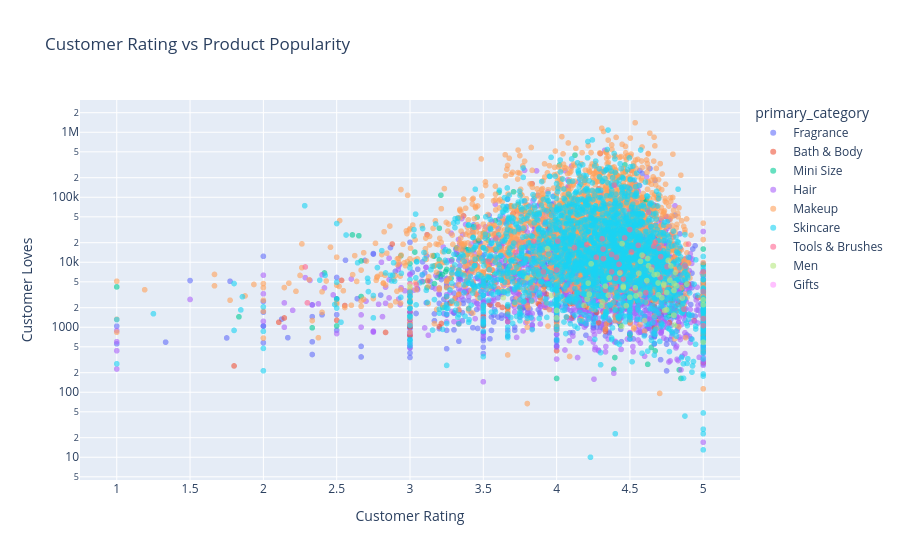

The notebook cell this image was saved under:
### Code cell
fig = px.scatter(
    data,
    x="rating",
    y="loves_count",
    color="primary_category",
    hover_data=["product_name", "brand_name"],
    log_y=True,
    title="Customer Rating vs Product Popularity",
    labels={
        "rating": "Customer Rating",
        "loves_count": "Customer Loves"
    },
    opacity=0.6
)

fig.show()

### Figure 1 — Plotly figure (JSON) as saved in the notebook; plotly's stock layout.template omitted (floating-point values rounded to 4 significant figures; data arrays with more than 128 entries replaced by an {"elided": "..."} marker saying what was removed)
{"data": [{"customdata": {"elided": "1339x2 str values"}, "hovertemplate": "primary_category=Fragrance<br>Customer Rating=%{x}<br>Customer Loves=%{y}<br>product_name=%{customdata[0]}<br>brand_name=%{customdata[1]}<extra></extra>", "legendgroup": "Fragrance", "marker": {"color": "#636efa", "opacity": 0.6, "symbol": "circle"}, "mode": "markers", "name": "Fragrance", "showlegend": true, "type": "scattergl", "x": {"elided": "1339 float values"}, "xaxis": "x", "y": {"elided": "1339 int values"}, "yaxis": "y"}, {"customdata": {"elided": "395x2 str values"}, "hovertemplate": "primary_category=Bath & Body<br>Customer Rating=%{x}<br>Customer Loves=%{y}<br>product_name=%{customdata[0]}<br>brand_name=%{customdata[1]}<extra></extra>", "legendgroup": "Bath & Body", "marker": {"color": "#EF553B", "opacity": 0.6, "symbol": "circle"}, "mode": "markers", "name": "Bath & Body", "showlegend": true, "type": "scattergl", "x": {"elided": "395 float values"}, "xaxis": "x", "y": {"elided": "395 int values"}, "yaxis": "y"}, {"customdata": {"elided": "274x2 str values"}, "hovertemplate": "primary_category=Mini Size<br>Customer Rating=%{x}<br>Customer Loves=%{y}<br>product_name=%{customdata[0]}<br>brand_name=%{customdata[1]}<extra></extra>", "legendgroup": "Mini Size", "marker": {"color": "#00cc96", "opacity": 0.6, "symbol": "circle"}, "mode": "markers", "name": "Mini Size", "showlegend": true, "type": "scattergl", "x": {"elided": "274 float values"}, "xaxis": "x", "y": {"elided": "274 int values"}, "yaxis": "y"}, {"customdata": {"elided": "1416x2 str values"}, "hovertemplate": "primary_category=Hair<br>Customer Rating=%{x}<br>Customer Loves=%{y}<br>product_name=%{customdata[0]}<br>brand_name=%{customdata[1]}<extra></extra>", "legendgroup": "Hair", "marker": {"color": "#ab63fa", "opacity": 0.6, "symbol": "circle"}, "mode": "markers", "name": "Hair", "showlegend": true, "type": "scattergl", "x": {"elided": "1416 float values"}, "xaxis": "x", "y": {"elided": "1416 int values"}, "yaxis": "y"}, {"customdata": {"elided": "2328x2 str values"}, "hovertemplate": "primary_category=Makeup<br>Customer Rating=%{x}<br>Customer Loves=%{y}<br>product_name=%{customdata[0]}<br>brand_name=%{customdata[1]}<extra></extra>", "legendgroup": "Makeup", "marker": {"color": "#FFA15A", "opacity": 0.6, "symbol": "circle"}, "mode": "markers", "name": "Makeup", "showlegend": true, "type": "scattergl", "x": {"elided": "2328 float values"}, "xaxis": "x", "y": {"elided": "2328 int values"}, "yaxis": "y"}, {"customdata": {"elided": "2351x2 str values"}, "hovertemplate": "primary_category=Skincare<br>Customer Rating=%{x}<br>Customer Loves=%{y}<br>product_name=%{customdata[0]}<br>brand_name=%{customdata[1]}<extra></extra>", "legendgroup": "Skincare", "marker": {"color": "#19d3f3", "opacity": 0.6, "symbol": "circle"}, "mode": "markers", "name": "Skincare", "showlegend": true, "type": "scattergl", "x": {"elided": "2351 float values"}, "xaxis": "x", "y": {"elided": "2351 int values"}, "yaxis": "y"}, {"customdata": [["Classic Stencils", "Anastasia Beverly Hills"], ["Tweezers", "Anastasia Beverly Hills"], ["Sharpener", "Anastasia Beverly Hills"], ["All-Purpose Pencil Sharpener", "Benefit Cosmetics"], ["Grooming Tweezer & Brush", "Benefit Cosmetics"], ["Pencil Sharpener", "Charlotte Tilbury"], ["The Silk Scrunchie No. 001 Set", "Crown Affair"], ["The Hair Towel", "Crown Affair"], ["The Comb No. 002", "Crown Affair"], ["The Brush No. 001", "Crown Affair"], ["Scalp Massager Comb", "Fable & Mane"], ["The Fenty Skin Soap Dish", "Fenty Skin"], ["ISSA 2", "FOREO"], ["Max Styler - 2\" Wide Plate Flat Iron", "ghd"], ["Teeth Whitening GLO Vials", "GLO Science"], ["Google Nest Hub", "Google"], ["The Travel Case", "Kate McLeod"], ["#70 Pomade Brow Brush", "KVD Beauty"], ["Professional Bag", "MAKE UP FOR EVER"], ["Pencil Sharpener", "NARS"], ["Edge Tool", "PATTERN by Tracee Ellis Ross"], ["The Essential Refillable Travel Container - Blue", "RIES"], ["3-in-1 Pencil Sharpener", "SEPHORA COLLECTION"], ["Total Coverage Angled Sponge", "SEPHORA COLLECTION"], ["Total Coverage Blending Sponge Set", "SEPHORA COLLECTION"], ["Beauty on the Fly Reusable Bag", "SEPHORA COLLECTION"], ["Dry Body Brush", "SEPHORA COLLECTION"], ["False Eyelash Applicator", "SEPHORA COLLECTION"], ["Makeup Match Blush Brush", "SEPHORA COLLECTION"], ["Eyelash Curler", "SEPHORA COLLECTION"], ["Total Coverage Original Sponge", "SEPHORA COLLECTION"], ["Manicure Nail Tool Kit", "SEPHORA COLLECTION"], ["4-IN-1 Interchangeable Brush Set", "SEPHORA COLLECTION"], ["SC X Wetbrush Mini Detangler Hair Brush", "SEPHORA COLLECTION"], ["SC x Wetbrush Detangling Shower Hair Comb", "SEPHORA COLLECTION"], ["SC X Wetbrush Treatment Hair Brush", "SEPHORA COLLECTION"], ["Makeup Match Concealer Brush", "SEPHORA COLLECTION"], ["Angled False Eyelash Applicator", "SEPHORA COLLECTION"], ["Face Dry Brush", "SEPHORA COLLECTION"], ["Eyelash Curler", "Shiseido"], ["SinglePass Compact Travel Styling Flat Iron with Cap (White & Rose Gold)", "T3"], ["THE PUFF 5 Piece Set: Tone & Deeply Exfoliate", "The Original MakeUp Eraser"], ["Smooth Finish Facial Hair Remover", "TWEEZERMAN"], ["Pink Perfection Slant Tweezer", "TWEEZERMAN"], ["ProCurl Eyelash Curler", "TWEEZERMAN"], ["Stainless Steel Slant Tweezer", "TWEEZERMAN"], ["Pink Perfection Petite Tweeze Set", "TWEEZERMAN"], ["Pink Perfection Point Tweezer", "TWEEZERMAN"], ["Pink Perfection Pointed Slant Tweezer", "TWEEZERMAN"], ["Grindhouse Double Barrel Pencil Sharpener", "Urban Decay"]], "hovertemplate": "primary_category=Tools & Brushes<br>Customer Rating=%{x}<br>Customer Loves=%{y}<br>product_name=%{customdata[0]}<br>brand_name=%{customdata[1]}<extra></extra>", "legendgroup": "Tools & Brushes", "marker": {"color": "#FF6692", "opacity": 0.6, "symbol": "circle"}, "mode": "markers", "name": "Tools & Brushes", "showlegend": true, "type": "scattergl", "x": [3.468, 4.499, 4.122, 4.27, 4.318, 4.408, 4.593, 4.878, 4.436, 4.706, 5, 3, 2.3, 4.65, 4.868, 4.609, 5, 4.673, 4.51, 4.626, 4.375, 4.402, 4.463, 4.899, 4.557, 4.7, 3.721, 4.375, 4.71, 4.426, 4.753, 2.286, 4, 4.455, 3.833, 4.333, 4.538, 5, 5, 4.393, 4.205, 3.533, 3.586, 4.311, 3.845, 4.008, 4.317, 3.91, 3.042, 4.663], "xaxis": "x", "y": [35078, 31809, 16709, 11922, 11374, 11872, 12360, 8759, 6999, 5831, 7154, 4682, 2375, 8420, 1894, 3409, 1060, 20139, 14446, 59164, 7133, 5692, 23683, 19045, 18195, 16473, 14129, 13177, 12195, 9293, 8542, 8461, 7606, 5517, 4034, 3714, 3669, 3554, 1348, 153548, 18706, 10279, 23556, 23009, 21114, 21108, 15943, 7125, 4548, 17695], "yaxis": "y"}, {"customdata": [["Face Scrub", "CLINIQUE"], ["Clinique For Men Anti-Age Moisturizer", "CLINIQUE"], ["Charcoal Face Wash", "CLINIQUE"], ["Clinique For Men Anti-Age Eye Cream", "CLINIQUE"], ["Clinique For Men Anti-Aging Starter Kit", "CLINIQUE"], ["Clinique For Men Super Energizer Anti-Fatigue Depuffing Eye Gel", "CLINIQUE"], ["Broad Spectrum SPF 21 Moisturizer", "CLINIQUE"], ["Exfoliating Tonic", "CLINIQUE"], ["Post-Shave Soother", "CLINIQUE"], ["Oil Control Mattifying Moisturizer", "CLINIQUE"], ["Oil Control Face Wash", "CLINIQUE"], ["Clinique For Men Maximum Hydrator 72-Hour Auto-Replenishing Hydrator", "CLINIQUE"], ["Moisturizing Lotion", "CLINIQUE"], ["Clinique For Men Maximum Hydrator Eye 96-Hour Hydro-Filler Concentrate", "CLINIQUE"], ["Aloe Shave Gel", "CLINIQUE"], ["Cream Shave", "CLINIQUE"], ["K by Dolce & Gabbana", "Dolce&Gabbana"], ["Blade Bin", "Hanni"], ["Double-Duty Face Moisturizer Broad Spectrum SPF 20", "Jack Black"], ["Bump Fix Razor Bump & Ingrown Hair Solution", "Jack Black"], ["Deep Dive Glycolic Facial Cleanser", "Jack Black"], ["Oil-Free Sun Guard Sunscreen Water Resistant SPF 45", "Jack Black"], ["Face Buff Energizing Scrub", "Jack Black"], ["Pure Clean Daily Facial Cleanser", "Jack Black"], ["Performance Remedy Turbo Wash  Energizing Cleanser for Hair & Body", "Jack Black"], ["Beard Lube Conditioning Shave", "Jack Black"], ["Clean Break Oil-Free Moisturizer", "Jack Black"], ["Beard Oil", "Jack Black"], ["Protein Booster Skin Serum", "Jack Black"], ["All-Over Wash For Face, Hair & Body", "Jack Black"], ["Power Peel Multi-Acid Resurfacing Pads", "Jack Black"], ["Beard Grooming Kit", "Jack Black"], ["Turbo Body Bar Scrubbing Soap", "Jack Black"], ["Shave Essentials", "Jack Black"], ["Eye Balm De-Puffing & Cooling Gel", "Jack Black"], ["Supreme Cream Triple Cushion Shave Lather", "Jack Black"], ["Line Smoother Oil-Free Moisturizer", "Jack Black"], ["Nourishing Hair & Scalp Conditioner", "Jack Black"], ["Cool Moisture Body Lotion", "Jack Black"], ["Post Shave Cooling Gel", "Jack Black"], ["Protein Booster Eye Rescue", "Jack Black"], ["Dry Erase Ultra-Calming Face Cream", "Jack Black"], ["Beard Wash", "Jack Black"], ["Double Header Shampoo + Conditioner", "Jack Black"], ["True Volume Thickening Shampoo", "Jack Black"], ["Black Reserve Body & Hair Cleanser", "Jack Black"], ["Beard Lube Conditioning Shave - 3 Pack", "Jack Black"], ["Facial Fuel Energizing Moisturizer for Men", "Kiehl's Since 1851"], ["Facial Fuel Energizing Face Wash", "Kiehl's Since 1851"], ["\"Ultimate Man\" Body Scrub Soap", "Kiehl's Since 1851"], ["Oil Eliminator Deep Cleansing Exfoliating Face Wash For Men", "Kiehl's Since 1851"], ["Facial Fuel Energizing Scrub", "Kiehl's Since 1851"], ["Age Defender Eye Repair", "Kiehl's Since 1851"], ["Facial Fuel Energizing Tonic For Men", "Kiehl's Since 1851"], ["Grooming Solutions Nourishing Beard Grooming Oil", "Kiehl's Since 1851"], ["Body Fuel All-In-One Energizing Wash", "Kiehl's Since 1851"], ["Age Defender Power Serum", "Kiehl's Since 1851"], ["Acids Done Bright Smoothing Skincare Set", "OLEHENRIKSEN"], ["Conditioning Beard Oil", "TOM FORD"]], "hovertemplate": "primary_category=Men<br>Customer Rating=%{x}<br>Customer Loves=%{y}<br>product_name=%{customdata[0]}<br>brand_name=%{customdata[1]}<extra></extra>", "legendgroup": "Men", "marker": {"color": "#B6E880", "opacity": 0.6, "symbol": "circle"}, "mode": "markers", "name": "Men", "showlegend": true, "type": "scattergl", "x": [4.731, 4.889, 4.731, 4.333, 3, 4.222, 4.353, 4.542, 4.717, 4.208, 4.312, 5, 4.475, 4.75, 4.737, 4.444, 4.647, 5, 4.446, 3.938, 4.583, 4.62, 4.761, 4.572, 4.627, 4.779, 4.43, 4.56, 4.688, 4.665, 4.359, 3.8, 4.615, 4.692, 4.216, 4.801, 4.455, 4.75, 4.568, 4.695, 3.963, 4.5, 4.857, 4.188, 4, 4.6, 4.804, 4.235, 4.811, 4.773, 4.455, 4.8, 3.636, 5, 4.308, 4.8, 4, 4.818, 4.536], "xaxis": "x", "y": [4621, 4612, 4420, 4283, 4238, 3226, 3116, 3039, 2860, 2695, 2447, 2223, 2150, 1859, 1811, 1029, 7657, 587, 19364, 16131, 12874, 11399, 10670, 10328, 8831, 8783, 6821, 6753, 6491, 6471, 5741, 5734, 5224, 4796, 4776, 4712, 4071, 3425, 3218, 3160, 3084, 2899, 2813, 2172, 1813, 1268, 1080, 9470, 6958, 5310, 4260, 3682, 2852, 2633, 2165, 1526, 1399, 4370, 4043], "yaxis": "y"}, {"customdata": [["Heart Gift Card", "SEPHORA COLLECTION"], ["Lips Gift Card", "SEPHORA COLLECTION"], ["Gift Card", "SEPHORA COLLECTION"], ["Happy Birthday Gift Card", "SEPHORA COLLECTION"]], "hovertemplate": "primary_category=Gifts<br>Customer Rating=%{x}<br>Customer Loves=%{y}<br>product_name=%{customdata[0]}<br>brand_name=%{customdata[1]}<extra></extra>", "legendgroup": "Gifts", "marker": {"color": "#FF97FF", "opacity": 0.6, "symbol": "circle"}, "mode": "markers", "name": "Gifts", "showlegend": true, "type": "scattergl", "x": [4.857, 5, 4.279, 4.118], "xaxis": "x", "y": [0, 0, 0, 0], "yaxis": "y"}], "layout": {"legend": {"title": {"text": "primary_category"}, "tracegroupgap": 0}, "title": {"text": "Customer Rating vs Product Popularity"}, "xaxis": {"anchor": "y", "domain": [0, 1], "title": {"text": "Customer Rating"}}, "yaxis": {"anchor": "x", "domain": [0, 1], "title": {"text": "Customer Loves"}, "type": "log"}}}
